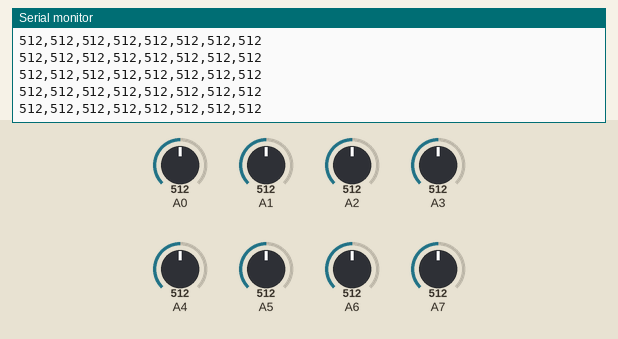
Recording of a sketch running on a simulated Arduino Uno, built with avr-gcc and run on an emulated ATmega328P. On the bench: the last lines printed to the serial monitor. The inputs (shaded band) are chosen by the test bench; at power-on: A0 = 512, A1 = 512, A2 = 512, A3 = 512, A4 = 512, A5 = 512, A6 = 512, A7 = 512.

Above: at 1.2 s.
1.3 s: A0 set to 108
At 1.8 s:
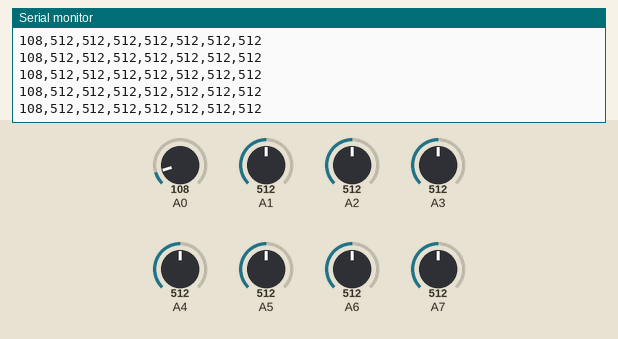
4.3 s: A0 set to 95
At 4.9 s:
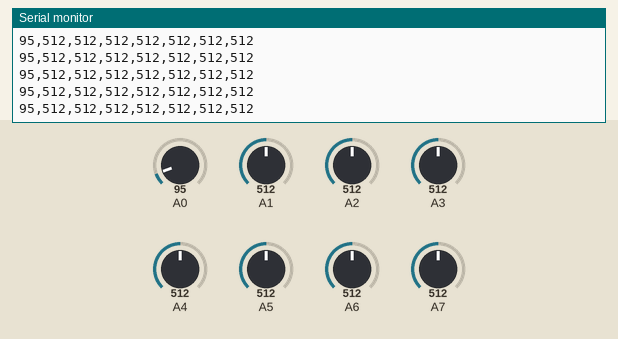
5.8 s: A1 set to 106
At 6.3 s:
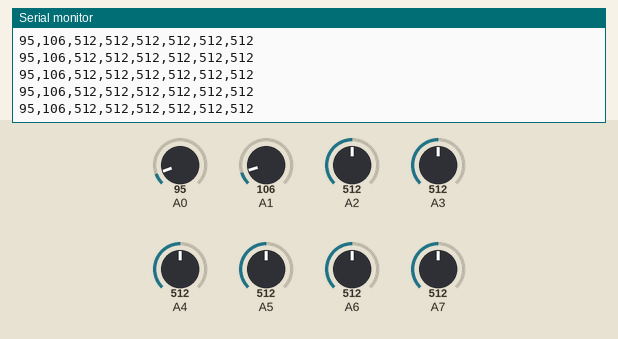
7.3 s: A1 set to 91
At 8.1 s:
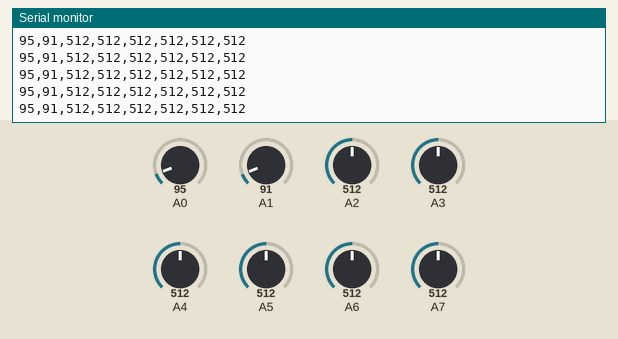
Timing chart, 0 to 10.3 s (numbered marks = the images above; inputs shaded):
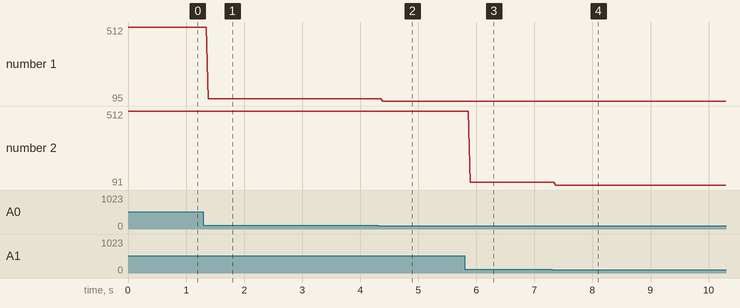

Measured:
- after the input at 1.3 s, the serial monitor: prints a new line after 0.08 s (image 1)
- after the input at 4.3 s, the serial monitor: prints a new line after 0.09 s (image 2)
- after the input at 5.8 s, the serial monitor: prints a new line after 0.10 s (image 3)
- after the input at 7.3 s, the serial monitor: prints a new line after 0.07 s (image 4)
- plotted number 1: 512 → 108 after the input at 1.3 s, 108 → 95 after the input at 4.3 s
- plotted number 2: 512 → 106 after the input at 5.8 s, 106 → 91 after the input at 7.3 s

The sketch:

read_pizeos.ino
```cpp
// well-tempered chaos sequencer board version 2.0
// Pizeo to MIDI
// 5/8/2018   By: 3mrrrx
// GNU GPLv3
// all values are in [mm]


// array for holding sesnor values
int myInts[8];


void setup() {

      Serial.begin(9600);

}

void loop() {

  unsigned long currentMillis = millis();

   for (int i=0; i < 8; i++){
    myInts[i] = analogRead(i);

    Serial.print(myInts[i]);      //the first variable for plotting
    if(i != 7){
    Serial.print(",");
    }
    else
    {
    Serial.println(" ");
    }

  }
}
```
